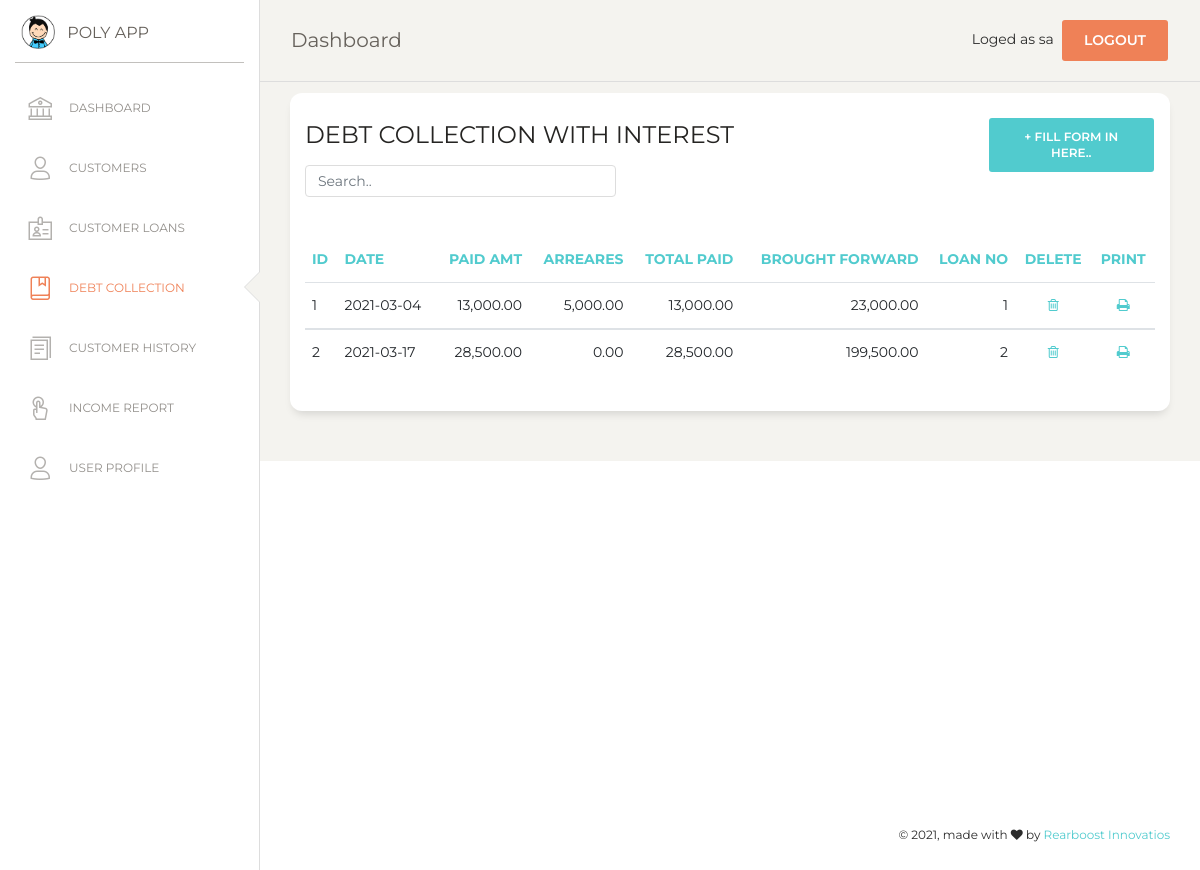
The page /debt_collection.php (signed in) on the database its author committed.
### tables this page shows
CREATE TABLE `loan_installement` (
  `id` int(7) NOT NULL,
  `li_date` date NOT NULL,
  `month` varchar(10) NOT NULL,
  `year` varchar(10) NOT NULL,
  `paid` double(10,2) NOT NULL DEFAULT '0.00',
  `arrears` double(10,2) NOT NULL,
  `total_paid` double(10,2) NOT NULL,
  `brought_forward` decimal(10,2) NOT NULL DEFAULT '0.00',
  `loan_no` int(7) NOT NULL
);

### debt_collection.php (the view, shortened to what this page needs)
<?php
if (!isset($_SESSION['loged_user'])) {
    header('location: login.php');
}else {
$con = mysqli_connect(DB_HOSTNAME,DB_USERNAME,DB_PASSWORD);
mysqli_select_db($con,DB_NAME);
?>
<!DOCTYPE html>
<html lang="en">
<head>
  <link href="https://maxcdn.bootstrapcdn.com/font-awesome/latest/css/font-awesome.min.css" rel="stylesheet">
  <link href="assets/css/bootstrap.min.css" rel="stylesheet" />
  <link href="assets/css/paper-dashboard.css?v=2.0.1" rel="stylesheet" />
  <link href="assets/demo/demo.css" rel="stylesheet" />
</head>
<body class="">
  <div class="wrapper ">
    <?php include('include/sidebar.php');  ?>
    <div class="main-panel">
      <?php include('include/nav.php');  ?>
      <div class="content">
      <div class="row">
          <div class="col-md-12">
            <div class="card">
              <div class="row">
              <div class="col-md-9">
              <div class="card-header">
                <h4 class="card-title"> DEBT COLLECTION WITH INTEREST</h4>
                <input class="form-control myInput" id="myInput" type="text" placeholder="Search..">
              </div>
              </div>
              <div class="col-md-3">
                <div class="card-header">
                  <button type="button" class="btn btn-primary add-btn" data-toggle="modal" data-target="#Form1">+ Fill Form in here..
                  </button>
                </div>
              </div>
              </div>
              <div class="card-body">
            </div>
              <div class="card-body">
                <div class="table-responsive">
                  <table class="table" id="myTable">
                  	<thead class="text-primary">
                  	  <th>                    ID 				       </th>
                      <th>                    Date             </th>
                      <th class="text-right"> Paid amt        </th>
                      <th class="text-right"> Arreares        </th>
                      <th class="text-right"> Total paid      </th>
                      <th class="text-right"> Brought Forward	</th>
                      <th class="text-right"> loan no </th>
                      <th class="text-center">Delete          </th>
                      <th class="text-center">Print 			    </th>
                    </thead>
                    <tbody>
                      <?php
                      $sql="SELECT * FROM loan_installement";
                      $result = mysqli_query($con,$sql);
                      $numRows = mysqli_num_rows($result);
                      if($numRows > 0) {
                        while($row = mysqli_fetch_assoc($result)) {
                      ?>
                        <tr>
                        <td>
                          <?php echo $row['id']  ?>
                        </td>
                        <td>
                          <?php echo $row['li_date']  ?>
                        </td>
                        <td class="text-right">
                          <?php echo number_format($row['paid'],2)?>
                        </td>
                        <td class="text-right">
                          <?php echo number_format($row['arrears'],2) ?>
                        </td>
                        <td class="text-right">
                          <?php echo number_format($row['total_paid'],2)?>
                        </td>
                        <td class="text-right">
                          <?php echo number_format($row['brought_forward'],2) ?>
                        </td>
                        <td class="text-right">
                          <?php echo $row['loan_no']  ?>
                        </td>
                      	<td class="text-center">
                        	<a href="#" onclick="confirmation('event','<?php echo $row['id']; ?>')" name="delete">
                        	<i class="fa fa-trash-o" aria-hidden="true"></i></a>
                      	</td>
                        <td class="text-center">
                        	<a href="#" onclick="printView(<?php echo $row['id']; ?>)" name="print">
                          <i class="fa fa-print" aria-hidden="true"></i></a>
                      	</td>
                       </tr>
                           </tbody>
                     <?php
                        }
                      }
                     ?>
                  </table>
                </div>
              </div>
              </div>
              </div>
            </div>
          </div>
          </div>
        </div>
       <?php include('include/footer.php');  ?>
</body>
</html>
<?php
}
?>

### assets/demo/demo.css (style rules this page uses)
.add-btn { float: right !important; }
.myInput { width: 50% !important; }

### rows shown on the page
loan_installement: id "1", li_date "2021-03-04", paid "13,000.00", arrears "5,000.00", total_paid "13,000.00", brought_forward "23,000.00", loan_no "1"
loan_installement: id "2", li_date "2021-03-17", paid "28,500.00", arrears "0.00", total_paid "28,500.00", brought_forward "199,500.00", loan_no "2"

### other values the page prints
$_SESSION['loged_user'] "sa"
